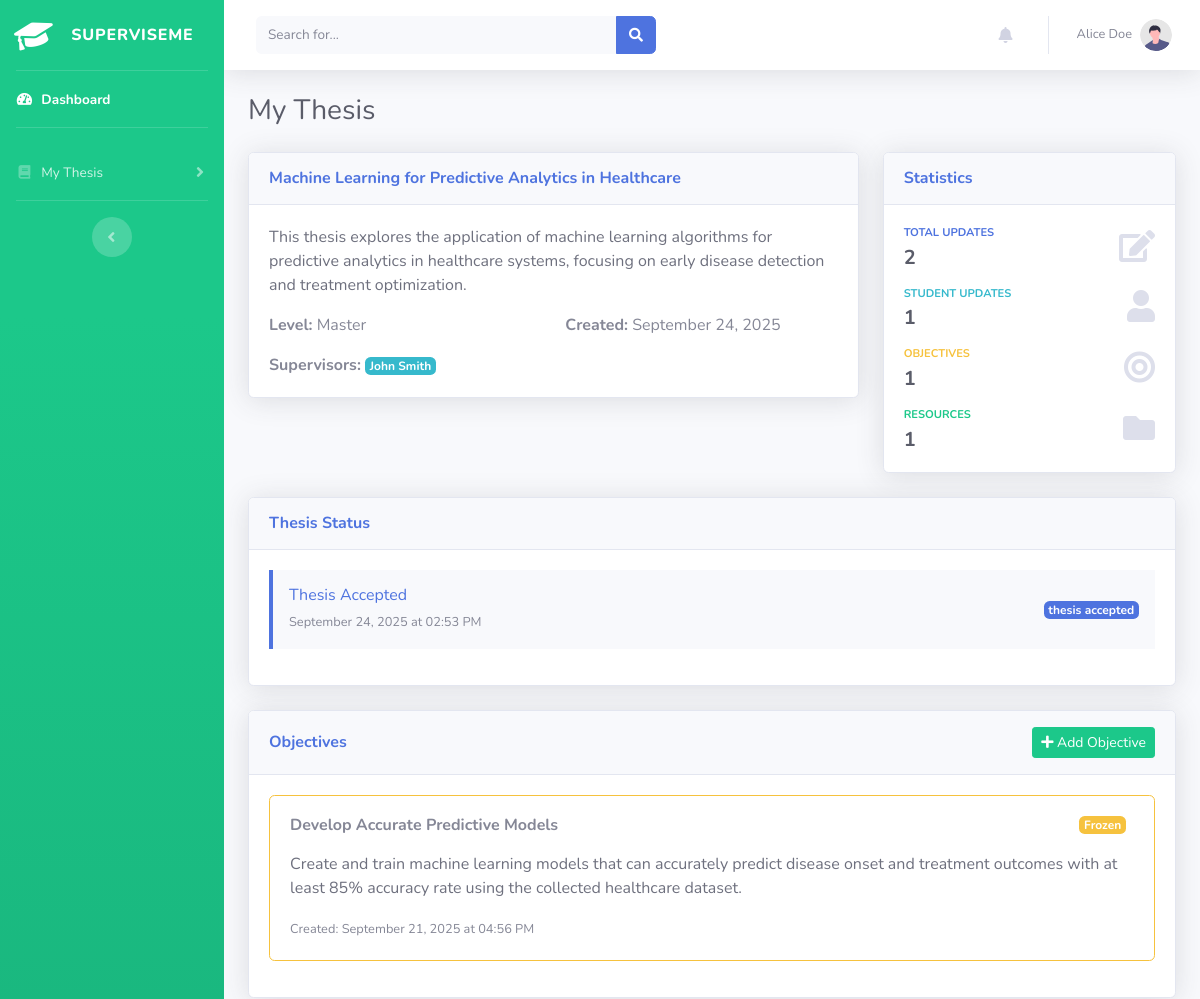
The page /student/thesis (signed in, upper part) on the database as committed earlier.
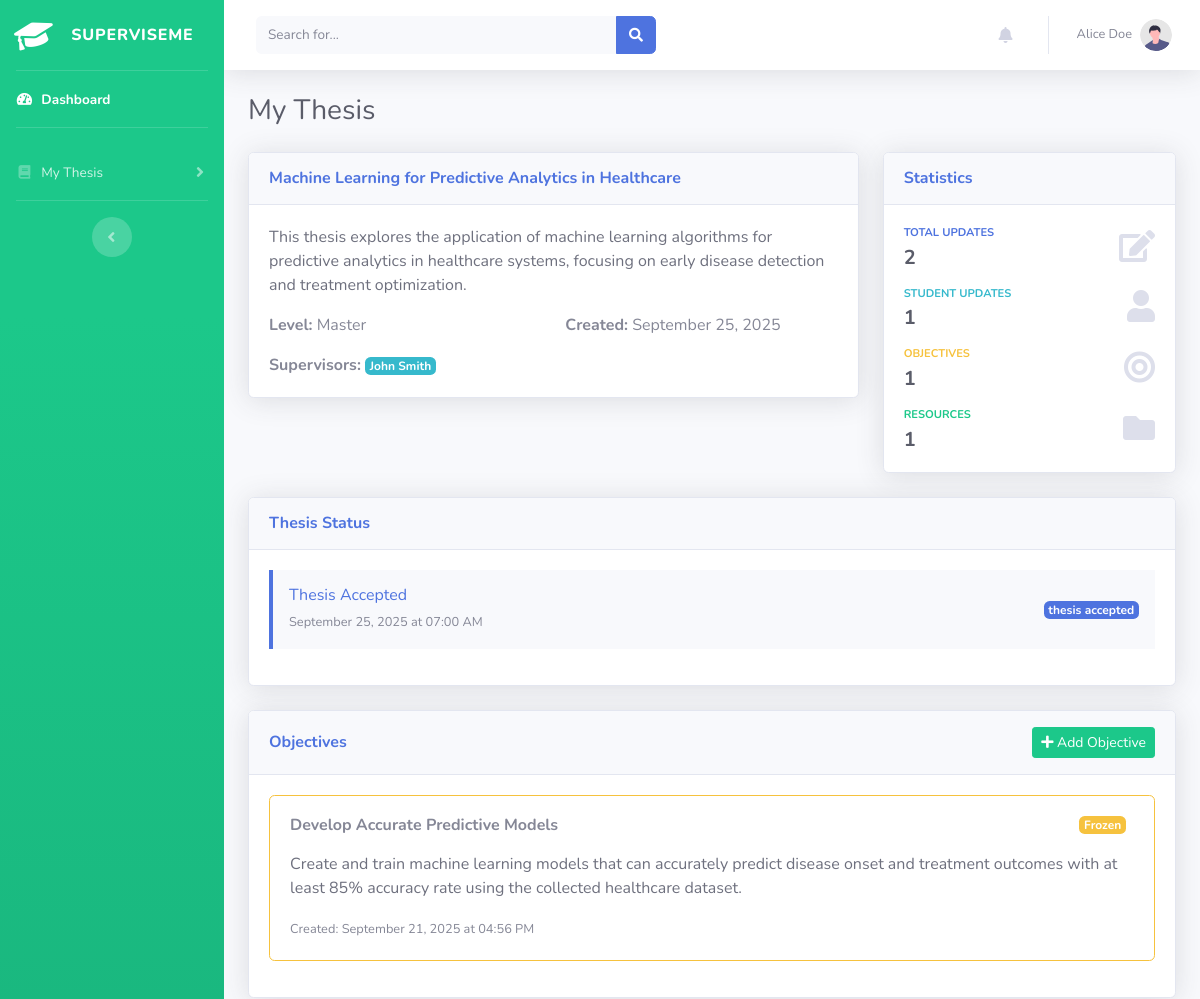
The same page on the database as committed later.
### superviseme/models.py (models this page shows)
class Thesis(db.Model):
    __tablename__ = "thesis"
    id = db.Column(db.Integer, primary_key=True)
    title = db.Column(db.String(100), nullable=False)
    description = db.Column(db.Text, nullable=False)
    author_id = db.Column(db.Integer, db.ForeignKey("user_mgmt.id"), nullable=True)
    frozen = db.Column(db.Boolean, default=False)
    level = db.Column(db.Text, nullable=True)
    created_at = db.Column(db.Integer, nullable=False)

class Thesis_Status(db.Model):
    __tablename__ = "thesis_status"
    id = db.Column(db.Integer, primary_key=True)
    thesis_id = db.Column(db.Integer, db.ForeignKey("thesis.id"), nullable=False)
    status = db.Column(db.String(20), nullable=False)
    updated_at = db.Column(db.Integer, nullable=False)
    thesis = db.relationship("Thesis", backref="status", lazy=True)

### superviseme/routes/student.py (the view)
@student.route("/student/thesis")
@login_required
def thesis_data():
    privilege_check = check_privileges(current_user.username, role="student")
    if privilege_check is not True:
        return privilege_check
    thesis = Thesis.query.filter_by(author_id=current_user.id).first()
    if not thesis:
        return render_template("student/no_thesis.html")
    thesis_supervisors = Thesis_Supervisor.query.filter_by(thesis_id=thesis.id).all()
    supervisors = [ts.supervisor for ts in thesis_supervisors]
    tags = Thesis_Tag.query.filter_by(thesis_id=thesis.id).all()
    parent_updates = Thesis_Update.query.filter_by(
        thesis_id=thesis.id,
        parent_id=None
    ).order_by(Thesis_Update.created_at.desc()).all()
    all_comments = Thesis_Update.query.filter(
        Thesis_Update.thesis_id == thesis.id,
        Thesis_Update.parent_id.isnot(None)
    ).order_by(Thesis_Update.created_at.asc()).all()
    comments_by_parent = {}
    for comment in all_comments:
        if comment.parent_id not in comments_by_parent:
            comments_by_parent[comment.parent_id] = []
        comments_by_parent[comment.parent_id].append(comment)
    updates = Thesis_Update.query.filter_by(thesis_id=thesis.id).order_by(Thesis_Update.created_at.desc()).all()
    resources = Resource.query.filter_by(thesis_id=thesis.id).all()
    objectives = Thesis_Objective.query.filter_by(thesis_id=thesis.id).order_by(Thesis_Objective.created_at.desc()).all()
    hypotheses = Thesis_Hypothesis.query.filter_by(thesis_id=thesis.id).order_by(Thesis_Hypothesis.created_at.desc()).all()
    todos = Todo.query.filter_by(thesis_id=thesis.id).order_by(Todo.created_at.desc()).all()
    meeting_notes = MeetingNote.query.filter_by(thesis_id=thesis.id).order_by(MeetingNote.created_at.desc()).all()
    thesis_statuses = Thesis_Status.query.filter_by(thesis_id=thesis.id).order_by(Thesis_Status.updated_at.desc()).all()
    return render_template("student/thesis.html", thesis=thesis, supervisors=supervisors,
                           tags=tags, updates=updates, parent_updates=parent_updates,
                           comments_by_parent=comments_by_parent, resources=resources,
                           objectives=objectives, hypotheses=hypotheses, todos=todos,
                           meeting_notes=meeting_notes, thesis_statuses=thesis_statuses, dt=datetime.fromtimestamp)

### superviseme/utils/logging_config.py (called while the page is built)
def log_request_response(app, loggers):
    @app.before_request
    def log_request_info():
        loggers['access_logger'].info("Request started", extra={
            'event_type': 'request_start',
            'endpoint': request.endpoint,
            'url_rule': str(request.url_rule) if request.url_rule else None,
            'content_length': request.content_length,
            'content_type': request.content_type
        })
    @app.after_request
    def log_response_info(response):
        loggers['access_logger'].info("Request completed", extra={
            'event_type': 'request_end',
            'status_code': response.status_code,
            'content_length': response.content_length,
            'content_type': response.content_type
        })
        return response

### superviseme/utils/miscellanea.py (called while the page is built, shortened)
def check_privileges(username, role="admin"):
    user = User_mgmt.query.filter_by(username=username).first()
    if not user:
        abort(404)
    return True

### superviseme/templates/student/thesis.html (shortened to what the changed rows need)
{% include 'admin/components/header.html' %}
<body id="page-top">
    <div id="wrapper">
        <div id="content-wrapper" class="d-flex flex-column">
            <div id="content">
                <div class="container-fluid">
                    <div class="d-sm-flex align-items-center justify-content-between mb-4">
                        <h1 class="h3 mb-0 text-gray-800">My Thesis</h1>
                    </div>
                    <div class="row">
                        <div class="col-xl-8 col-lg-7">
                            <div class="card shadow mb-4">
                                <div class="card-header py-3">
                                    <h6 class="m-0 font-weight-bold text-primary">{{ thesis.title }}</h6>
                                </div>
                                <div class="card-body">
                                    <p class="text-gray-700">{{ thesis.description }}</p>
                                    <div class="row">
                                        <div class="col-md-6">
                                            <strong>Level:</strong> {{ thesis.level|title if thesis.level else 'Not specified' }}
                                        </div>
                                        <div class="col-md-6">
                                            <strong>Created:</strong> {{ dt(thesis.created_at).strftime('%B %d, %Y') if thesis.created_at else 'Unknown' }}
                                        </div>
                                    </div>
                                    {% if supervisors %}
                                    <div class="mt-3">
                                        <strong>Supervisors:</strong>
                                        {% for supervisor in supervisors %}
                                            <span class="badge badge-info mr-1">{{ supervisor.name }} {{ supervisor.surname }}</span>
                                        {% endfor %}
                                    </div>
                                    {% endif %}
                                </div>
                            </div>
                        </div>
                    </div>
                    <div class="row">
                        <div class="col-12">
                            <div class="card shadow mb-4">
                                <div class="card-body">
                                    {% if thesis_statuses %}
                                        <div class="timeline">
                                            {% for status in thesis_statuses %}
                                            <div class="timeline-item mb-3 p-3 bg-light border-left-primary">
                                                <div class="d-flex justify-content-between align-items-center">
                                                    <div class="status-info">
                                                        <h6 class="mb-1 text-primary">{{ status.status|title }}</h6>
                                                        <small class="text-muted">
                                                            {{ dt(status.updated_at).strftime('%B %d, %Y at %I:%M %p') if status.updated_at else 'Unknown time' }}
                                                        </small>
                                                    </div>
                                                    <span class="badge badge-primary">{{ status.status }}</span>
                                                </div>
                                            </div>
                                            {% endfor %}
                                        </div>
                                    {% else %}
                                        <div class="text-center py-4">
                                            <i class="fas fa-info-circle fa-2x text-gray-300 mb-3"></i>
                                            <p class="text-muted">No status updates yet.</p>
                                        </div>
                                    {% endif %}
                                </div>
                            </div>
                        </div>
                    </div>
                </div>
            </div>
            {% include 'admin/components/footer.html' %}
</body>
</html>

Rows that differ between the two databases and show on the page:
changed Thesis "Machine Learning for Predictive Analytics in Healthcare": created_at "September 24, 2025" → "September 25, 2025"
changed Thesis_Status "Thesis Accepted": updated_at "September 24, 2025 at 02:53 PM" → "September 25, 2025 at 07:00 AM"
